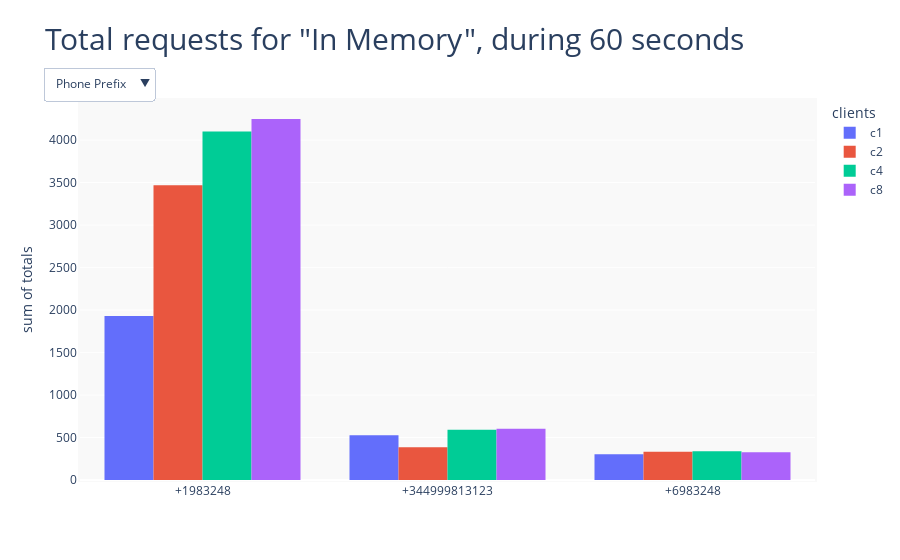

The notebook cell saved with this chart:
### Code cell
import plotly.express as px

# 'stack', 'group', 'overlay', 'relative'
fig = px.histogram(
    df[df["solution"]=="in_memory"],
    x="prefix",
    y="totals", 
    color='clients', 
    barmode='group',
    color_discrete_sequence=["rgb(99,110,251)", "rgb(233,86,63)", "rgb(0,204,150)", "rgb(171,99,250)", "rgb(255,161,90)"],
    title="Total requests for \"In Memory\", during 60 seconds",
)

# Add dropdown
fig.update_layout(
    xaxis={"title": "", "type": "category"},
    updatemenus=[
        dict(
            buttons=list([
                dict(
                    args=[
                        {"x": [df["prefix"]]},
                        {"xaxis": {"title": "", "type": "category"}},
                    ],
                    label="Phone Prefix",
                    method="update"
                ),
            ]),
            direction="down",
            showactive=True,
            xanchor="left",
            yanchor="bottom"
        )
    ],
    annotations=[
        # dict(text="X-Axis", x=0, xref="paper", y=1.18, yref="paper", align="left", showarrow=False)
    ],
    title_font_size=30,
    plot_bgcolor="rgba(236, 236, 236, 0.3)",
    width=825,
    margin=dict(
        b=80,
        l=80,
        r=80,
        t=100,
        pad=2
    ),
)     
fig.show()
print(fig.to_json())

### Figure 1 — Plotly figure (JSON) as saved in the notebook; plotly's stock layout.template omitted (floating-point values rounded to 4 significant figures)
{"data": [{"alignmentgroup": "True", "bingroup": "x", "histfunc": "sum", "hovertemplate": "clients=c1<br>prefix=%{x}<br>sum of totals=%{y}<extra></extra>", "legendgroup": "c1", "marker": {"color": "rgb(99,110,251)", "pattern": {"shape": ""}}, "name": "c1", "offsetgroup": "c1", "orientation": "v", "showlegend": true, "type": "histogram", "x": ["+1983248", "+344999813123", "+6983248", "+1983248", "+344999813123", "+6983248", "+1983248", "+344999813123", "+6983248", "+1983248", "+344999813123", "+6983248", "+1983248", "+344999813123", "+6983248", "+1983248", "+344999813123", "+6983248", "+1983248", "+344999813123", "+6983248", "+1983248", "+344999813123", "+6983248", "+1983248", "+344999813123", "+6983248", "+1983248", "+344999813123", "+6983248", "+1983248", "+344999813123", "+6983248", "+1983248", "+344999813123", "+6983248", "+1983248", "+344999813123", "+6983248", "+1983248", "+344999813123", "+6983248", "+1983248", "+344999813123", "+6983248", "+1983248", "+344999813123", "+6983248", "+1983248", "+344999813123", "+6983248", "+1983248", "+344999813123", "+6983248", "+1983248", "+344999813123", "+6983248", "+1983248", "+344999813123", "+6983248"], "xaxis": "x", "y": [1931, 527, 304], "yaxis": "y"}, {"alignmentgroup": "True", "bingroup": "x", "histfunc": "sum", "hovertemplate": "clients=c2<br>prefix=%{x}<br>sum of totals=%{y}<extra></extra>", "legendgroup": "c2", "marker": {"color": "rgb(233,86,63)", "pattern": {"shape": ""}}, "name": "c2", "offsetgroup": "c2", "orientation": "v", "showlegend": true, "type": "histogram", "x": ["+1983248", "+344999813123", "+6983248", "+1983248", "+344999813123", "+6983248", "+1983248", "+344999813123", "+6983248", "+1983248", "+344999813123", "+6983248", "+1983248", "+344999813123", "+6983248", "+1983248", "+344999813123", "+6983248", "+1983248", "+344999813123", "+6983248", "+1983248", "+344999813123", "+6983248", "+1983248", "+344999813123", "+6983248", "+1983248", "+344999813123", "+6983248", "+1983248", "+344999813123", "+6983248", "+1983248", "+344999813123", "+6983248", "+1983248", "+344999813123", "+6983248", "+1983248", "+344999813123", "+6983248", "+1983248", "+344999813123", "+6983248", "+1983248", "+344999813123", "+6983248", "+1983248", "+344999813123", "+6983248", "+1983248", "+344999813123", "+6983248", "+1983248", "+344999813123", "+6983248", "+1983248", "+344999813123", "+6983248"], "xaxis": "x", "y": [3468, 384, 331], "yaxis": "y"}, {"alignmentgroup": "True", "bingroup": "x", "histfunc": "sum", "hovertemplate": "clients=c4<br>prefix=%{x}<br>sum of totals=%{y}<extra></extra>", "legendgroup": "c4", "marker": {"color": "rgb(0,204,150)", "pattern": {"shape": ""}}, "name": "c4", "offsetgroup": "c4", "orientation": "v", "showlegend": true, "type": "histogram", "x": ["+1983248", "+344999813123", "+6983248", "+1983248", "+344999813123", "+6983248", "+1983248", "+344999813123", "+6983248", "+1983248", "+344999813123", "+6983248", "+1983248", "+344999813123", "+6983248", "+1983248", "+344999813123", "+6983248", "+1983248", "+344999813123", "+6983248", "+1983248", "+344999813123", "+6983248", "+1983248", "+344999813123", "+6983248", "+1983248", "+344999813123", "+6983248", "+1983248", "+344999813123", "+6983248", "+1983248", "+344999813123", "+6983248", "+1983248", "+344999813123", "+6983248", "+1983248", "+344999813123", "+6983248", "+1983248", "+344999813123", "+6983248", "+1983248", "+344999813123", "+6983248", "+1983248", "+344999813123", "+6983248", "+1983248", "+344999813123", "+6983248", "+1983248", "+344999813123", "+6983248", "+1983248", "+344999813123", "+6983248"], "xaxis": "x", "y": [4101, 591, 339], "yaxis": "y"}, {"alignmentgroup": "True", "bingroup": "x", "histfunc": "sum", "hovertemplate": "clients=c8<br>prefix=%{x}<br>sum of totals=%{y}<extra></extra>", "legendgroup": "c8", "marker": {"color": "rgb(171,99,250)", "pattern": {"shape": ""}}, "name": "c8", "offsetgroup": "c8", "orientation": "v", "showlegend": true, "type": "histogram", "x": ["+1983248", "+344999813123", "+6983248", "+1983248", "+344999813123", "+6983248", "+1983248", "+344999813123", "+6983248", "+1983248", "+344999813123", "+6983248", "+1983248", "+344999813123", "+6983248", "+1983248", "+344999813123", "+6983248", "+1983248", "+344999813123", "+6983248", "+1983248", "+344999813123", "+6983248", "+1983248", "+344999813123", "+6983248", "+1983248", "+344999813123", "+6983248", "+1983248", "+344999813123", "+6983248", "+1983248", "+344999813123", "+6983248", "+1983248", "+344999813123", "+6983248", "+1983248", "+344999813123", "+6983248", "+1983248", "+344999813123", "+6983248", "+1983248", "+344999813123", "+6983248", "+1983248", "+344999813123", "+6983248", "+1983248", "+344999813123", "+6983248", "+1983248", "+344999813123", "+6983248", "+1983248", "+344999813123", "+6983248"], "xaxis": "x", "y": [4248, 604, 328], "yaxis": "y"}], "layout": {"autosize": true, "barmode": "group", "legend": {"title": {"text": "clients"}, "tracegroupgap": 0}, "margin": {"b": 80, "l": 80, "pad": 2, "r": 80, "t": 100}, "plot_bgcolor": "rgba(236, 236, 236, 0.3)", "title": {"font": {"size": 30}, "text": "Total requests for \"In Memory\", during 60 seconds"}, "updatemenus": [{"active": 0, "buttons": [{"args": [{"x": [["+1983248", "+344999813123", "+6983248", "+1983248", "+344999813123", "+6983248", "+1983248", "+344999813123", "+6983248", "+1983248", "+344999813123", "+6983248", "+1983248", "+344999813123", "+6983248", "+1983248", "+344999813123", "+6983248", "+1983248", "+344999813123", "+6983248", "+1983248", "+344999813123", "+6983248", "+1983248", "+344999813123", "+6983248", "+1983248", "+344999813123", "+6983248", "+1983248", "+344999813123", "+6983248", "+1983248", "+344999813123", "+6983248", "+1983248", "+344999813123", "+6983248", "+1983248", "+344999813123", "+6983248", "+1983248", "+344999813123", "+6983248", "+1983248", "+344999813123", "+6983248", "+1983248", "+344999813123", "+6983248", "+1983248", "+344999813123", "+6983248", "+1983248", "+344999813123", "+6983248", "+1983248", "+344999813123", "+6983248"]]}, {"xaxis": {"autorange": true, "range": [-0.5, 2.5], "title": {"text": ""}, "type": "category"}}], "label": "Phone Prefix", "method": "update"}], "direction": "down", "showactive": true, "xanchor": "left", "yanchor": "bottom"}], "xaxis": {"autorange": true, "range": [-0.5, 2.5], "title": {"text": ""}, "type": "category"}, "yaxis": {"anchor": "x", "autorange": true, "domain": [0, 1], "range": [0, 4472.0], "title": {"text": "sum of totals"}, "type": "linear"}}}
